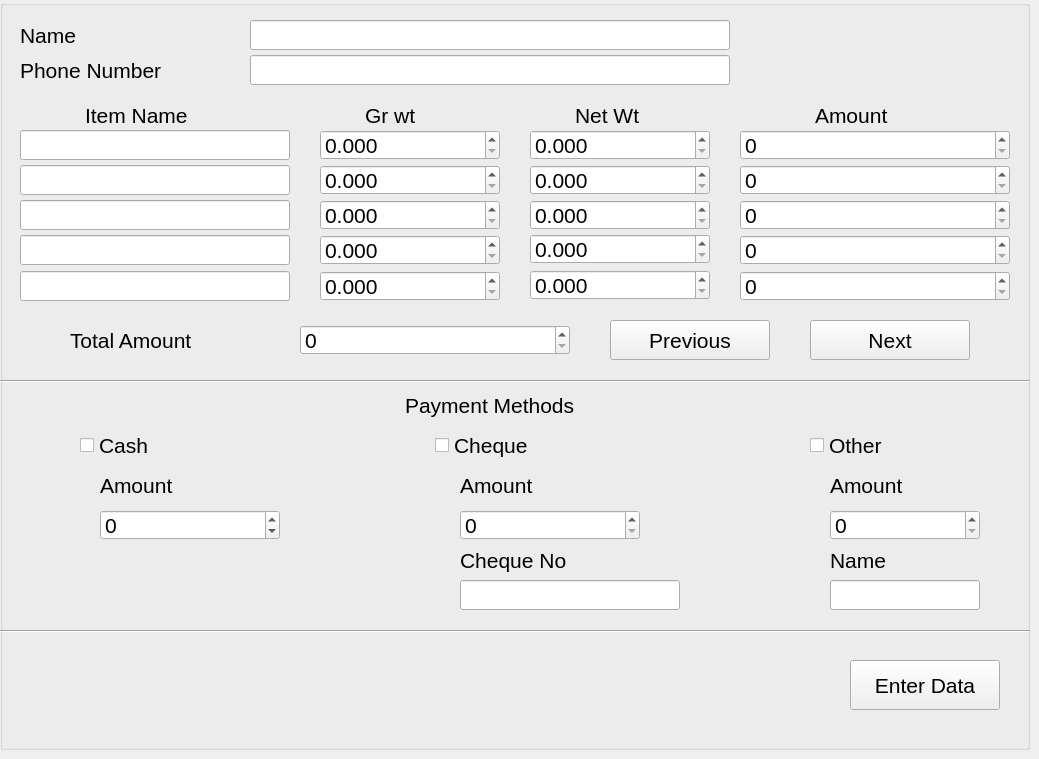
    <widget class="QWidget" name="Gold_Purchase">
     <widget class="QGroupBox" name="groupBox_6">
      <property name="geometry">
       <rect>
        <x>0</x>
        <y>0</y>
        <width>1030</width>
        <height>750</height>
       </rect>
      </property>
      <property name="font">
       <font>
        <pointsize>16</pointsize>
       </font>
      </property>
      <property name="title">
       <string/>
      </property>
      <widget class="QLabel" name="label_35">
       <property name="geometry">
        <rect>
         <x>20</x>
         <y>20</y>
         <width>80</width>
         <height>30</height>
        </rect>
       </property>
       <property name="text">
        <string>Name</string>
       </property>
      </widget>
      <widget class="QLineEdit" name="GP_Name">
       <property name="geometry">
        <rect>
         <x>250</x>
         <y>20</y>
         <width>480</width>
         <height>30</height>
        </rect>
       </property>
      </widget>
      <widget class="QLabel" name="label_96">
       <property name="geometry">
        <rect>
         <x>20</x>
         <y>55</y>
         <width>190</width>
         <height>30</height>
        </rect>
       </property>
       <property name="text">
        <string>Phone Number</string>
       </property>
      </widget>
      <widget class="QLineEdit" name="GP_phnum">
       <property name="geometry">
        <rect>
         <x>250</x>
         <y>55</y>
         <width>480</width>
         <height>30</height>
        </rect>
       </property>
      </widget>
      <widget class="QLabel" name="label_138">
       <property name="geometry">
        <rect>
         <x>85</x>
         <y>100</y>
         <width>140</width>
         <height>31</height>
        </rect>
       </property>
       <property name="text">
        <string>Item Name</string>
       </property>
      </widget>
      <widget class="QLineEdit" name="GP_Itemname">
       <property name="geometry">
        <rect>
         <x>20</x>
         <y>130</y>
         <width>270</width>
         <height>30</height>
        </rect>
       </property>
      </widget>
      <widget class="QLabel" name="label_122">
       <property name="geometry">
        <rect>
         <x>365</x>
         <y>100</y>
         <width>90</width>
         <height>30</height>
        </rect>
       </property>
       <property name="text">
        <string>Gr wt</string>
       </property>
      </widget>
      <widget class="QDoubleSpinBox" name="GP_grwt">
       <property name="geometry">
        <rect>
         <x>320</x>
         <y>130</y>
         <width>180</width>
         <height>30</height>
        </rect>
       </property>
       <property name="decimals">
        <number>3</number>
       </property>
       <property name="maximum">
        <double>999.999000000000024</double>
       </property>
      </widget>
      <widget class="QLabel" name="label_139">
       <property name="geometry">
        <rect>
         <x>575</x>
         <y>100</y>
         <width>90</width>
         <height>30</height>
        </rect>
       </property>
       <property name="text">
        <string>Net Wt</string>
       </property>
      </widget>
      <widget class="QDoubleSpinBox" name="GP_ntwt">
       <property name="geometry">
        <rect>
         <x>530</x>
         <y>130</y>
         <width>180</width>
         <height>30</height>
        </rect>
       </property>
       <property name="decimals">
        <number>3</number>
       </property>
       <property name="maximum">
        <double>999.999000000000024</double>
       </property>
      </widget>
      <widget class="QLabel" name="label_140">
       <property name="geometry">
        <rect>
         <x>815</x>
         <y>100</y>
         <width>120</width>
         <height>30</height>
        </rect>
       </property>
       <property name="text">
        <string>Amount</string>
       </property>
      </widget>
      <widget class="QSpinBox" name="GP_Amount">
       <property name="geometry">
        <rect>
         <x>740</x>
         <y>130</y>
         <width>270</width>
         <height>30</height>
        </rect>
       </property>
       <property name="maximum">
        <number>9999999</number>
       </property>
      </widget>
      <widget class="QLineEdit" name="GP_Itemname_2">
       <property name="geometry">
        <rect>
         <x>20</x>
         <y>165</y>
         <width>270</width>
         <height>30</height>
        </rect>
       </property>
      </widget>
      <widget class="QDoubleSpinBox" name="GP_grwt_2">
       <property name="geometry">
        <rect>
         <x>320</x>
         <y>165</y>
         <width>180</width>
         <height>30</height>
        </rect>
       </property>
       <property name="decimals">
        <number>3</number>
       </property>
       <property name="maximum">
        <double>999.999000000000024</double>
       </property>
      </widget>
      <widget class="QDoubleSpinBox" name="GP_ntwt_2">
       <property name="geometry">
        <rect>
         <x>530</x>
         <y>165</y>
         <width>180</width>
         <height>30</height>
        </rect>
       </property>
       <property name="decimals">
        <number>3</number>
       </property>
       <property name="maximum">
        <double>999.999000000000024</double>
       </property>
      </widget>
      <widget class="QSpinBox" name="GP_Amount_2">
       <property name="geometry">
        <rect>
         <x>740</x>
         <y>165</y>
         <width>270</width>
         <height>30</height>
        </rect>
       </property>
       <property name="maximum">
        <number>9999999</number>
       </property>
      </widget>
      <widget class="QLineEdit" name="GP_Itemname_3">
       <property name="geometry">
        <rect>
         <x>20</x>
         <y>200</y>
         <width>270</width>
         <height>30</height>
        </rect>
       </property>
      </widget>
      <widget class="QDoubleSpinBox" name="GP_grwt_3">
       <property name="geometry">
        <rect>
         <x>320</x>
         <y>200</y>
         <width>180</width>
         <height>30</height>
        </rect>
       </property>
       <property name="decimals">
        <number>3</number>
       </property>
       <property name="maximum">
        <double>999.999000000000024</double>
       </property>
      </widget>
      <widget class="QDoubleSpinBox" name="GP_ntwt_3">
       <property name="geometry">
        <rect>
         <x>530</x>
         <y>200</y>
         <width>180</width>
         <height>30</height>
        </rect>
       </property>
       <property name="decimals">
        <number>3</number>
       </property>
       <property name="maximum">
        <double>999.999000000000024</double>
       </property>
      </widget>
      <widget class="QSpinBox" name="GP_Amount_3">
       <property name="geometry">
        <rect>
         <x>740</x>
         <y>200</y>
         <width>270</width>
         <height>30</height>
        </rect>
       </property>
       <property name="maximum">
        <number>9999999</number>
       </property>
      </widget>
      <widget class="QLineEdit" name="GP_Itemname_4">
       <property name="geometry">
        <rect>
         <x>20</x>
         <y>235</y>
         <width>270</width>
         <height>30</height>
        </rect>
       </property>
      </widget>
      <widget class="QDoubleSpinBox" name="GP_grwt_4">
       <property name="geometry">
        <rect>
         <x>320</x>
         <y>235</y>
         <width>180</width>
         <height>30</height>
        </rect>
       </property>
       <property name="decimals">
        <number>3</number>
       </property>
       <property name="maximum">
        <double>999.999000000000024</double>
       </property>
      </widget>
      <widget class="QDoubleSpinBox" name="GP_ntwt_4">
       <property name="geometry">
        <rect>
         <x>530</x>
         <y>234</y>
         <width>180</width>
         <height>30</height>
        </rect>
       </property>
       <property name="decimals">
        <number>3</number>
       </property>
       <property name="maximum">
        <double>999.999000000000024</double>
       </property>
      </widget>
      <widget class="QSpinBox" name="GP_Amount_4">
       <property name="geometry">
        <rect>
         <x>740</x>
         <y>235</y>
         <width>270</width>
         <height>30</height>
        </rect>
       </property>
       <property name="maximum">
        <number>9999999</number>
       </property>
      </widget>
      <widget class="QDoubleSpinBox" name="GP_ntwt_5">
       <property name="geometry">
        <rect>
         <x>530</x>
         <y>270</y>
         <width>180</width>
         <height>30</height>
        </rect>
       </property>
       <property name="decimals">
        <number>3</number>
       </property>
       <property name="maximum">
        <double>999.999000000000024</double>
       </property>
      </widget>
      <widget class="QLineEdit" name="GP_Itemname_5">
       <property name="geometry">
        <rect>
         <x>20</x>
         <y>271</y>
         <width>270</width>
         <height>30</height>
        </rect>
       </property>
      </widget>
      <widget class="QDoubleSpinBox" name="GP_grwt_5">
       <property name="geometry">
        <rect>
         <x>320</x>
         <y>271</y>
         <width>180</width>
         <height>30</height>
        </rect>
       </property>
       <property name="decimals">
        <number>3</number>
       </property>
       <property name="maximum">
        <double>999.999000000000024</double>
       </property>
      </widget>
      <widget class="QSpinBox" name="GP_Amount_5">
       <property name="geometry">
        <rect>
         <x>740</x>
         <y>271</y>
         <width>270</width>
         <height>30</height>
        </rect>
       </property>
       <property name="maximum">
        <number>9999999</number>
       </property>
      </widget>
      <widget class="QPushButton" name="GP_next">
       <property name="geometry">
        <rect>
         <x>810</x>
         <y>320</y>
         <width>160</width>
         <height>40</height>
        </rect>
       </property>
       <property name="text">
        <string>Next</string>
       </property>
      </widget>
      <widget class="QPushButton" name="GP_previous">
       <property name="geometry">
        <rect>
         <x>610</x>
         <y>320</y>
         <width>160</width>
         <height>40</height>
        </rect>
       </property>
       <property name="text">
        <string>Previous</string>
       </property>
      </widget>
      <widget class="QSpinBox" name="GP_total">
       <property name="geometry">
        <rect>
         <x>300</x>
         <y>325</y>
         <width>270</width>
         <height>30</height>
        </rect>
       </property>
       <property name="maximum">
        <number>9999999</number>
       </property>
      </widget>
      <widget class="QLabel" name="label_141">
       <property name="geometry">
        <rect>
         <x>70</x>
         <y>325</y>
         <width>180</width>
         <height>30</height>
        </rect>
       </property>
       <property name="text">
        <string>Total Amount</string>
       </property>
      </widget>
      <widget class="Line" name="line_37">
       <property name="geometry">
        <rect>
         <x>0</x>
         <y>380</y>
         <width>1030</width>
         <height>3</height>
        </rect>
       </property>
       <property name="orientation">
        <enum>Qt::Horizontal</enum>
       </property>
      </widget>
      <widget class="QLabel" name="label_142">
       <property name="geometry">
        <rect>
         <x>405</x>
         <y>390</y>
         <width>220</width>
         <height>30</height>
        </rect>
       </property>
       <property name="text">
        <string>Payment Methods</string>
       </property>
      </widget>
      <widget class="QCheckBox" name="GP_Cash">
       <property name="geometry">
        <rect>
         <x>80</x>
         <y>430</y>
         <width>80</width>
         <height>30</height>
        </rect>
       </property>
       <property name="text">
        <string>Cash</string>
       </property>
      </widget>
      <widget class="QSpinBox" name="Cash_6">
       <property name="geometry">
        <rect>
         <x>100</x>
         <y>510</y>
         <width>180</width>
         <height>30</height>
        </rect>
       </property>
       <property name="minimum">
        <number>-9999999</number>
       </property>
       <property name="maximum">
        <number>9999999</number>
       </property>
      </widget>
      <widget class="QLabel" name="label_143">
       <property name="geometry">
        <rect>
         <x>100</x>
         <y>470</y>
         <width>120</width>
         <height>30</height>
        </rect>
       </property>
       <property name="text">
        <string>Amount</string>
       </property>
      </widget>
      <widget class="QCheckBox" name="GP_Cheque">
       <property name="geometry">
        <rect>
         <x>435</x>
         <y>430</y>
         <width>150</width>
         <height>30</height>
        </rect>
       </property>
       <property name="text">
        <string>Cheque</string>
       </property>
      </widget>
      <widget class="QLabel" name="label_144">
       <property name="geometry">
        <rect>
         <x>460</x>
         <y>470</y>
         <width>110</width>
         <height>30</height>
        </rect>
       </property>
       <property name="text">
        <string>Amount</string>
       </property>
      </widget>
      <widget class="QSpinBox" name="Cheque_6">
       <property name="geometry">
        <rect>
         <x>460</x>
         <y>510</y>
         <width>180</width>
         <height>30</height>
        </rect>
       </property>
       <property name="maximum">
        <number>9999999</number>
       </property>
      </widget>
      <widget class="QCheckBox" name="GP_Other">
       <property name="geometry">
        <rect>
         <x>810</x>
         <y>430</y>
         <width>140</width>
         <height>30</height>
        </rect>
       </property>
       <property name="text">
        <string>Other</string>
       </property>
      </widget>
      <widget class="QLabel" name="label_145">
       <property name="geometry">
        <rect>
         <x>830</x>
         <y>545</y>
         <width>70</width>
         <height>30</height>
        </rect>
       </property>
       <property name="text">
        <string>Name</string>
       </property>
      </widget>
      <widget class="QLabel" name="label_146">
       <property name="geometry">
        <rect>
         <x>830</x>
         <y>470</y>
         <width>110</width>
         <height>30</height>
        </rect>
       </property>
       <property name="text">
        <string>Amount</string>
       </property>
      </widget>
      <widget class="QLineEdit" name="Other_Name">
       <property name="geometry">
        <rect>
         <x>830</x>
         <y>580</y>
         <width>150</width>
         <height>30</height>
        </rect>
       </property>
      </widget>
      <widget class="QSpinBox" name="Other_Amount">
       <property name="geometry">
        <rect>
         <x>830</x>
         <y>510</y>
         <width>150</width>
         <height>30</height>
        </rect>
       </property>
       <property name="maximum">
        <number>9999999</number>
       </property>
      </widget>
      <widget class="QLabel" name="label_147">
       <property name="geometry">
        <rect>
         <x>460</x>
         <y>545</y>
         <width>140</width>
         <height>30</height>
        </rect>
       </property>
       <property name="text">
        <string>Cheque No</string>
       </property>
      </widget>
      <widget class="QLineEdit" name="ChequeNo_6">
       <property name="geometry">
        <rect>
         <x>460</x>
         <y>580</y>
         <width>220</width>
         <height>30</height>
        </rect>
       </property>
      </widget>
      <widget class="Line" name="line_38">
       <property name="geometry">
        <rect>
         <x>0</x>
         <y>630</y>
         <width>1030</width>
         <height>3</height>
        </rect>
       </property>
       <property name="orientation">
        <enum>Qt::Horizontal</enum>
       </property>
      </widget>
      <widget class="QPushButton" name="Data_Entry_button_7">
       <property name="geometry">
        <rect>
         <x>850</x>
         <y>660</y>
         <width>150</width>
         <height>50</height>
        </rect>
       </property>
       <property name="text">
        <string>Enter Data</string>
       </property>
      </widget>
     </widget>
    </widget>
